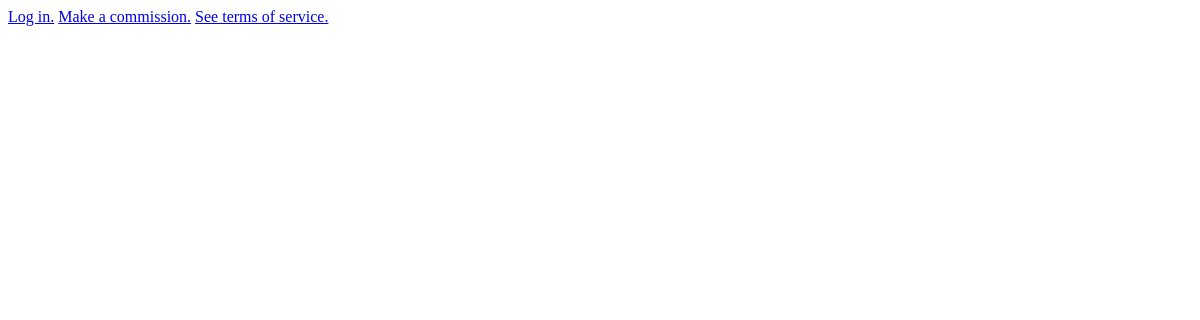
/, run on an earlier commit of the app's database.
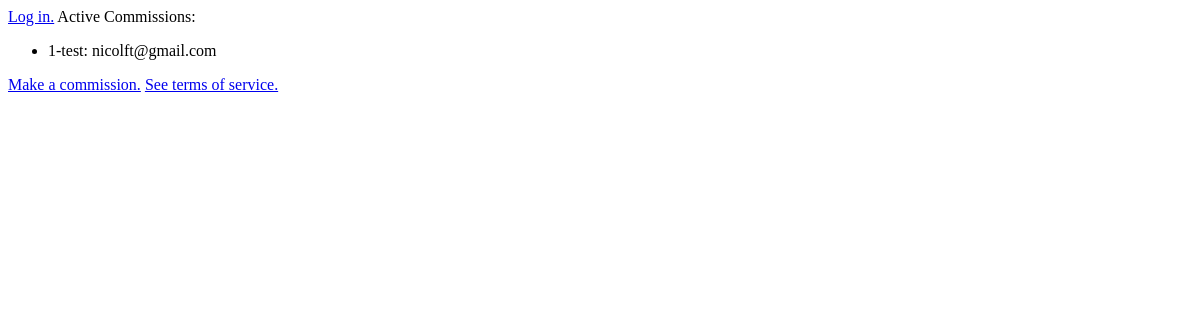
And on a later commit of the database.
### commissions/models.py (models this page shows, shortened)
class CommReq(models.Model):
    commType = models.ForeignKey(CommType, on_delete=models.SET_NULL, null=True)
    date_init = models.DateTimeField(auto_now=True)
    date_mod = models.DateTimeField('last modified')
    date_accepted = models.DateTimeField(null=True)
    user = models.EmailField(max_length=254,null=True) #TODO, remove null and make implementation
    user_id = models.PositiveSmallIntegerField(null=True) #TODO, remove null and make implementation
    complete = models.BooleanField(default=False)
    contact = models.CharField(max_length=200, null=True)
    file = models.FileField(upload_to='user/uploads/', null=True) #TODO
    charnotes = models.CharField(max_length=2000, null=True)
    comments = models.CharField(max_length=2000, null=True)

class CommType(models.Model):
    name = models.CharField(max_length=80)
    description = models.CharField(max_length=220)
    price = models.PositiveIntegerField()
    active = models.BooleanField(default=False)
    def __str__(self):
        return str(self.id) + '-' + self.name

### commissions/views.py (the view)
# urls.py: path('', views.index, name='index'),
def index(request):
    active_comms_list = (
        CommReq.objects
        .filter(complete=False) #Still in-progress
        .filter(date_accepted__isnull=False) #Accepted
        .order_by('date_accepted'))
    context = {'active_comms_list': active_comms_list,}
    return render(request, 'commissions/index.html', context)

### commissions/templates/commissions/index.html
<a href="{% url 'commissions:account' %}">Log in.</a>
{% if active_comms_list %}
Active Commissions:
<ul>
    {% for commreq in active_comms_list %}
    <li>{{ commreq.commType }}: {{ commreq.user }}</li>
    {% endfor %}
</ul>
{% endif %}
<a href="{% url 'commissions:commission' %}">Make a commission.</a>
<a href="{% url 'commissions:tos' %}">See terms of service.</a>

What changed in the data, as far as the page shows it:
added CommReq: commType "1-test", user "nicolft@gmail.com"
Also different on the page:
text now shown: "Active Commissions:"
